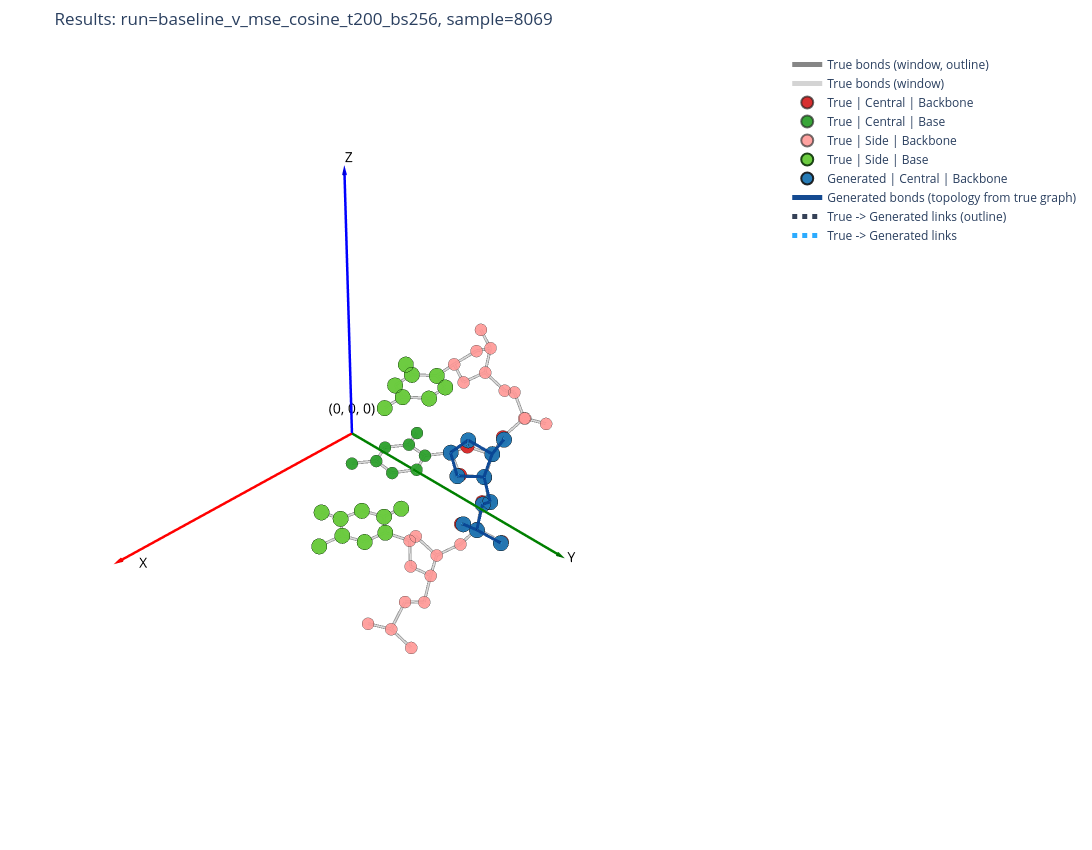

The code cell stored with this chart in its notebook:
### Markdown cell above
### Results

### Code cell
import random

# Best model: full-dataset training, v+mse+cosine, T=200.
# Set to None to auto-pick the latest run directory instead.
BEST_RUN_DIR = osp.join(
    '..', 'logs',
    'tb_full_dataset', '2026.04.03_23.58.00_retry',
    'baseline_v_mse_cosine_t200_bs256',
)
latest_run_filename = 'baseline_v_mse_cosine_t200_bs256'

# Toggle: True = full 200-step reverse diffusion (real generation quality);
#         False = single-pass x0 estimate (fast preview, ~1s vs ~30s on CPU).
USE_FULL_DIFFUSION = True

run_dir = BEST_RUN_DIR if BEST_RUN_DIR else osp.join('..', 'logs', sorted(os.listdir(osp.join('..', 'logs')))[-1])
ckpt_path = osp.join(run_dir, 'checkpoints', 'last.ckpt')
test_dataset_path = osp.join(run_dir, 'test_dataset.pt')

try:
    test_dataset = torch.load(test_dataset_path, weights_only=False)
except FileNotFoundError:
    raise FileNotFoundError(f'Файл `{test_dataset_path}` не найден. Убедитесь, что тренировка успешно завершена.')

try:
    model = PytorchLightningModule.load_from_checkpoint(ckpt_path, map_location='cpu')
except FileNotFoundError:
    raise FileNotFoundError(f'Файл `{ckpt_path}` не найден. Убедитесь, что вы запустили train.py.')

model = model.eval()

# Take a random sample from the test split used by this run.
sample_idx = random.randint(0, len(test_dataset) - 1)
data = test_dataset[sample_idx].clone()

# Build masks once to express all visualization classes.
pos_full = data.pos.cpu().numpy()
central_mask = data.central_mask.cpu().numpy().astype(bool)
backbone_mask = data.backbone_mask.cpu().numpy().astype(bool)
side_mask = ~central_mask
base_mask = ~backbone_mask
target_mask = central_mask & backbone_mask

edge_index = data.edge_index.cpu().numpy() if data.edge_index is not None else None
true_backbone = pos_full[target_mask]

# Full T-step reverse diffusion or fast one-pass preview.
if USE_FULL_DIFFUSION:
    _, pred_backbone_t = model.p_sample_loop(data)
    pred_backbone_raw = pred_backbone_t.cpu().numpy()
else:
    target_mask_t = data.central_mask & data.backbone_mask
    node_t_fixed = model._expand_node_t(data, torch.tensor([model.hparams.num_timesteps // 2]))
    with torch.no_grad():
        model_out = model._predict_noise(data, target_mask_t, data.pos[target_mask_t], node_t_fixed)
        pred_pos_start, _ = model._decode_model_output(data.pos[target_mask_t], model_out, node_t_fixed[target_mask_t])
    pred_backbone_raw = pred_pos_start.cpu().numpy()

# Apply translation-only alignment for visualization to remove possible global drift.
# The model predicts coordinates, while this correction only matches global centroid.
centroid_shift = true_backbone.mean(axis=0) - pred_backbone_raw.mean(axis=0)
pred_backbone = pred_backbone_raw + centroid_shift

# In this dataset, positions are already in the true central nucleotide frame:
# pos_local = (pos_global - origin_true) @ ref_frame_true.
origin_true = data.origin.squeeze(0).cpu().numpy() if hasattr(data, 'origin') else None
ref_frame_true = data.ref_frame.squeeze(0).cpu().numpy() if hasattr(data, 'ref_frame') else None

fig = go.Figure()

# Draw full true-window bonds with a two-layer style to improve visibility.
if edge_index is not None:
    lines_x, lines_y, lines_z = [], [], []
    for i in range(edge_index.shape[1]):
        src_idx, dst_idx = int(edge_index[0, i]), int(edge_index[1, i])
        if src_idx < dst_idx:
            p1 = pos_full[src_idx]
            p2 = pos_full[dst_idx]
            lines_x.extend([p1[0], p2[0], None])
            lines_y.extend([p1[1], p2[1], None])
            lines_z.extend([p1[2], p2[2], None])
    fig.add_trace(go.Scatter3d(
        x=lines_x,
        y=lines_y,
        z=lines_z,
        mode='lines',
        line=dict(color='rgba(35, 35, 35, 0.55)', width=6),
        name='True bonds (window, outline)'
    ))
    fig.add_trace(go.Scatter3d(
        x=lines_x,
        y=lines_y,
        z=lines_z,
        mode='lines',
        line=dict(color='rgba(210, 210, 210, 0.95)', width=3),
        name='True bonds (window)'
    ))

# Encode three classifications directly in legend and marker style:
# 1) backbone/base via color
# 2) central/side via size and edge thickness
# 3) true/generated via base color palette and outline style
true_classes = [
    ('True | Central | Backbone', central_mask & backbone_mask, '#d62728', 8, 0.96, 1.2),
    ('True | Central | Base', central_mask & base_mask, '#2ca02c', 7, 0.94, 1.0),
    ('True | Side | Backbone', side_mask & backbone_mask, '#ff9896', 7, 0.9, 1.0),
]

for name, mask, color, size, opacity, edge_width in true_classes:
    if np.any(mask):
        pts = pos_full[mask]
        fig.add_trace(go.Scatter3d(
            x=pts[:, 0],
            y=pts[:, 1],
            z=pts[:, 2],
            mode='markers',
            marker=dict(
                size=size,
                color=color,
                opacity=opacity,
                symbol='circle',
                line=dict(width=edge_width, color='rgba(20, 20, 20, 0.65)')
            ),
            name=name
        ))

# Draw side-base atoms separately at the top layer so they are not visually lost.
side_base_mask = side_mask & base_mask
if np.any(side_base_mask):
    side_base_pts = pos_full[side_base_mask]
    fig.add_trace(go.Scatter3d(
        x=side_base_pts[:, 0],
        y=side_base_pts[:, 1],
        z=side_base_pts[:, 2],
        mode='markers',
        marker=dict(
            size=9,
            color='#6acb3d',
            opacity=0.98,
            symbol='circle',
            line=dict(width=1.4, color='rgba(15, 55, 10, 0.95)')
        ),
        name='True | Side | Base'
    ))

fig.add_trace(go.Scatter3d(
    x=pred_backbone[:, 0],
    y=pred_backbone[:, 1],
    z=pred_backbone[:, 2],
    mode='markers',
    marker=dict(
        size=9,
        color='#1f77b4',
        opacity=0.97,
        symbol='circle',
        line=dict(width=2.4, color='rgba(10, 10, 10, 0.9)')
    ),
    name='Generated | Central | Backbone'
))

# Build generated bonds by reusing central-backbone topology from the true graph.
if edge_index is not None:
    target_indices = np.where(target_mask)[0]
    target_global_to_local = {g: i for i, g in enumerate(target_indices)}
    gen_bonds_x, gen_bonds_y, gen_bonds_z = [], [], []
    for i in range(edge_index.shape[1]):
        src_idx, dst_idx = int(edge_index[0, i]), int(edge_index[1, i])
        if src_idx in target_global_to_local and dst_idx in target_global_to_local and src_idx < dst_idx:
            p1 = pred_backbone[target_global_to_local[src_idx]]
            p2 = pred_backbone[target_global_to_local[dst_idx]]
            gen_bonds_x.extend([p1[0], p2[0], None])
            gen_bonds_y.extend([p1[1], p2[1], None])
            gen_bonds_z.extend([p1[2], p2[2], None])
    if len(gen_bonds_x) > 0:
        fig.add_trace(go.Scatter3d(
            x=gen_bonds_x,
            y=gen_bonds_y,
            z=gen_bonds_z,
            mode='lines',
            line=dict(color='rgba(8, 65, 140, 0.95)', width=6),
            name='Generated bonds (topology from true graph)'
        ))

# Add pairwise GT->generated correspondence lines (same atom order as target_mask indexing).
if true_backbone.shape[0] == pred_backbone.shape[0]:
    corr_x, corr_y, corr_z = [], [], []
    for i in range(true_backbone.shape[0]):
        p_true = true_backbone[i]
        p_pred = pred_backbone[i]
        corr_x.extend([p_true[0], p_pred[0], None])
        corr_y.extend([p_true[1], p_pred[1], None])
        corr_z.extend([p_true[2], p_pred[2], None])
    fig.add_trace(go.Scatter3d(
        x=corr_x,
        y=corr_y,
        z=corr_z,
        mode='lines',
        line=dict(color='rgba(10, 25, 50, 0.82)', width=6, dash='dot'),
        name='True -> Generated links (outline)'
    ))
    fig.add_trace(go.Scatter3d(
        x=corr_x,
        y=corr_y,
        z=corr_z,
        mode='lines',
        line=dict(color='rgba(40, 170, 255, 0.98)', width=3, dash='dot'),
        name='True -> Generated links'
    ))

# Scale the displayed frame to current sample extent while keeping the origin fixed.
all_points = np.vstack([pos_full, pred_backbone])
radius = float(np.max(np.linalg.norm(all_points, axis=1)))
axis_len = max(4.0, radius * 1.15)

fig.add_trace(go.Scatter3d(
    x=[0, axis_len], y=[0, 0], z=[0, 0], mode='lines',
    line=dict(color='red', width=5), showlegend=False, name='Frame X'
))
fig.add_trace(go.Scatter3d(
    x=[0, 0], y=[0, axis_len], z=[0, 0], mode='lines',
    line=dict(color='green', width=5), showlegend=False, name='Frame Y'
))
fig.add_trace(go.Scatter3d(
    x=[0, 0], y=[0, 0], z=[0, axis_len], mode='lines',
    line=dict(color='blue', width=5), showlegend=False, name='Frame Z'
))

fig.add_trace(go.Cone(
    x=[axis_len], y=[0], z=[0], u=[1], v=[0], w=[0],
    showscale=False, colorscale=[[0, 'red'], [1, 'red']],
    sizemode='absolute', sizeref=0.45, anchor='tail', name='Frame X arrow'
))
fig.add_trace(go.Cone(
    x=[0], y=[axis_len], z=[0], u=[0], v=[1], w=[0],
    showscale=False, colorscale=[[0, 'green'], [1, 'green']],
    sizemode='absolute', sizeref=0.45, anchor='tail', name='Frame Y arrow'
))
fig.add_trace(go.Cone(
    x=[0], y=[0], z=[axis_len], u=[0], v=[0], w=[1],
    showscale=False, colorscale=[[0, 'blue'], [1, 'blue']],
    sizemode='absolute', sizeref=0.45, anchor='tail', name='Frame Z arrow'
))

fig.add_trace(go.Scatter3d(
    x=[axis_len, 0.3, 0, 0],
    y=[0.3, axis_len, 0.3, 0],
    z=[0, 0, axis_len, 0.25],
    mode='text',
    text=['X', 'Y', 'Z', '(0, 0, 0)'],
    textposition=['middle right', 'middle right', 'top center', 'top center'],
    textfont=dict(size=14, color='black'),
    showlegend=False
))

fig.update_layout(
    title=f'Results: run={latest_run_filename}, sample={sample_idx}',
    scene=dict(
        xaxis=dict(visible=False),
        yaxis=dict(visible=False),
        zaxis=dict(visible=False),
        aspectmode='data'
    ),
    width=1500,
    height=850,
    margin=dict(r=10, l=10, b=10, t=50),
    legend=dict(itemsizing='constant')
)

fig.show()

### Figure 1 — Plotly figure (JSON) as saved in the notebook; plotly's stock layout.template omitted (floating-point values rounded to 4 significant figures; data arrays with more than 128 entries replaced by an {"elided": "..."} marker saying what was removed)
{"data": [{"line": {"color": "rgba(35, 35, 35, 0.55)", "width": 6}, "mode": "lines", "name": "True bonds (window, outline)", "type": "scatter3d", "x": {"elided": "189 float values"}, "y": {"elided": "189 float values"}, "z": {"elided": "189 float values"}}, {"line": {"color": "rgba(210, 210, 210, 0.95)", "width": 3}, "mode": "lines", "name": "True bonds (window)", "type": "scatter3d", "x": {"elided": "189 float values"}, "y": {"elided": "189 float values"}, "z": {"elided": "189 float values"}}, {"marker": {"color": "#d62728", "line": {"color": "rgba(20, 20, 20, 0.65)", "width": 1.2}, "opacity": 0.96, "size": 8, "symbol": "circle"}, "mode": "markers", "name": "True | Central | Backbone", "type": "scatter3d", "x": [-0.18, -0.6522, 0.9651, -1.416, -2.491, -3.326, -2.671, -3.561, -4.882, -2.53, -2.556], "y": [9.506, 10.85, 9.364, 8.716, 8.324, 7.248, 5.959, 7.444, 7.051, 6.506, 5.356], "z": [-1.578, -1.975, -0.6549, -0.9551, -1.792, -1.13, -1.265, 0.3639, 0.6814, 0.9924, 0.004097]}, {"marker": {"color": "#2ca02c", "line": {"color": "rgba(20, 20, 20, 0.65)", "width": 1}, "opacity": 0.94, "size": 7, "symbol": "circle"}, "mode": "markers", "name": "True | Central | Base", "type": "scatter3d", "x": [-1.331, -1.465, -2.598, -0.3504, 0.8511, 1.923, 1.009, -0.09896], "y": [4.503, 3.113, 2.626, 2.344, 2.918, 2.122, 4.334, 5.081], "z": [0.009894, 0.002167, 0.002388, -0.005934, -0.008473, -0.01696, -0.002176, 0.005016]}, {"marker": {"color": "#ff9896", "line": {"color": "rgba(20, 20, 20, 0.65)", "width": 1}, "opacity": 0.9, "size": 7, "symbol": "circle"}, "mode": "markers", "name": "True | Side | Backbone", "type": "scatter3d", "x": [5.351, 5.317, 6.456, 3.962, 2.753, 1.579, 1.683, 1.435, 0.1374, 1.638, 1.18, -5.693, -6.865, -4.731, -6.207, -6.781, -6.473, -5.083, -6.656, -7.174, -5.223, -4.539], "y": [8.772, 10.21, 8.226, 8.375, 8.62, 7.934, 6.499, 8.189, 8.691, 6.801, 5.897, 7.776, 8.439, 8.555, 6.559, 5.419, 4.16, 3.782, 4.276, 3.057, 4.475, 3.498], "z": [-5.339, -5.665, -4.52, -4.658, -5.356, -4.688, -4.846, -3.183, -2.924, -2.558, -3.686, 1.861, 1.251, 2.67, 2.755, 2.128, 2.913, 2.72, 4.43, 4.923, 4.908, 3.982]}, {"marker": {"color": "#6acb3d", "line": {"color": "rgba(15, 55, 10, 0.95)", "width": 1.4}, "opacity": 0.98, "size": 9, "symbol": "circle"}, "mode": "markers", "name": "True | Side | Base", "type": "scatter3d", "x": [1.698, 0.8046, -0.401, 1.372, 2.72, 3.136, 3.602, 3.055, 5.085, -3.058, -2.312, -2.913, -0.9644, -0.3684, 0.9655, -1.113, -2.445], "y": [4.504, 3.461, 3.615, 2.223, 1.928, 0.7783, 3.066, 4.287, 2.868, 3.599, 2.429, 1.353, 2.506, 3.693, 3.722, 4.904, 4.811], "z": [-3.609, -3.592, -3.627, -3.529, -3.484, -3.428, -3.508, -3.569, -3.465, 3.93, 3.832, 3.787, 3.788, 3.84, 3.793, 3.944, 3.99]}, {"marker": {"color": "#1f77b4", "line": {"color": "rgba(10, 10, 10, 0.9)", "width": 2.4}, "opacity": 0.97, "size": 9, "symbol": "circle"}, "mode": "markers", "name": "Generated | Central | Backbone", "type": "scatter3d", "x": [-0.1519, -0.6777, 0.925, -1.424, -2.589, -3.215, -2.348, -3.519, -4.862, -2.859, -2.58], "y": [9.519, 10.76, 9.478, 8.753, 8.328, 7.263, 6.052, 7.473, 7.15, 6.264, 5.279], "z": [-1.635, -2.105, -0.627, -1.086, -1.82, -1.023, -1.12, 0.455, 0.5835, 1.11, -0.0416]}, {"line": {"color": "rgba(8, 65, 140, 0.95)", "width": 6}, "mode": "lines", "name": "Generated bonds (topology from true graph)", "type": "scatter3d", "x": [-0.1519, -0.6777, null, -0.1519, 0.925, null, -0.1519, -1.424, null, -1.424, -2.589, null, -2.589, -3.215, null, -3.215, -2.348, null, -3.215, -3.519, null, -2.348, -2.58, null, -3.519, -4.862, null, -3.519, -2.859, null, -2.859, -2.58, null], "y": [9.519, 10.76, null, 9.519, 9.478, null, 9.519, 8.753, null, 8.753, 8.328, null, 8.328, 7.263, null, 7.263, 6.052, null, 7.263, 7.473, null, 6.052, 5.279, null, 7.473, 7.15, null, 7.473, 6.264, null, 6.264, 5.279, null], "z": [-1.635, -2.105, null, -1.635, -0.627, null, -1.635, -1.086, null, -1.086, -1.82, null, -1.82, -1.023, null, -1.023, -1.12, null, -1.023, 0.455, null, -1.12, -0.0416, null, 0.455, 0.5835, null, 0.455, 1.11, null, 1.11, -0.0416, null]}, {"line": {"color": "rgba(10, 25, 50, 0.82)", "dash": "dot", "width": 6}, "mode": "lines", "name": "True -> Generated links (outline)", "type": "scatter3d", "x": [-0.18, -0.1519, null, -0.6522, -0.6777, null, 0.9651, 0.925, null, -1.416, -1.424, null, -2.491, -2.589, null, -3.326, -3.215, null, -2.671, -2.348, null, -3.561, -3.519, null, -4.882, -4.862, null, -2.53, -2.859, null, -2.556, -2.58, null], "y": [9.506, 9.519, null, 10.85, 10.76, null, 9.364, 9.478, null, 8.716, 8.753, null, 8.324, 8.328, null, 7.248, 7.263, null, 5.959, 6.052, null, 7.444, 7.473, null, 7.051, 7.15, null, 6.506, 6.264, null, 5.356, 5.279, null], "z": [-1.578, -1.635, null, -1.975, -2.105, null, -0.6549, -0.627, null, -0.9551, -1.086, null, -1.792, -1.82, null, -1.13, -1.023, null, -1.265, -1.12, null, 0.3639, 0.455, null, 0.6814, 0.5835, null, 0.9924, 1.11, null, 0.004097, -0.0416, null]}, {"line": {"color": "rgba(40, 170, 255, 0.98)", "dash": "dot", "width": 3}, "mode": "lines", "name": "True -> Generated links", "type": "scatter3d", "x": [-0.18, -0.1519, null, -0.6522, -0.6777, null, 0.9651, 0.925, null, -1.416, -1.424, null, -2.491, -2.589, null, -3.326, -3.215, null, -2.671, -2.348, null, -3.561, -3.519, null, -4.882, -4.862, null, -2.53, -2.859, null, -2.556, -2.58, null], "y": [9.506, 9.519, null, 10.85, 10.76, null, 9.364, 9.478, null, 8.716, 8.753, null, 8.324, 8.328, null, 7.248, 7.263, null, 5.959, 6.052, null, 7.444, 7.473, null, 7.051, 7.15, null, 6.506, 6.264, null, 5.356, 5.279, null], "z": [-1.578, -1.635, null, -1.975, -2.105, null, -0.6549, -0.627, null, -0.9551, -1.086, null, -1.792, -1.82, null, -1.13, -1.023, null, -1.265, -1.12, null, 0.3639, 0.455, null, 0.6814, 0.5835, null, 0.9924, 1.11, null, 0.004097, -0.0416, null]}, {"line": {"color": "red", "width": 5}, "mode": "lines", "name": "Frame X", "showlegend": false, "type": "scatter3d", "x": [0, 14.76], "y": [0, 0], "z": [0, 0]}, {"line": {"color": "green", "width": 5}, "mode": "lines", "name": "Frame Y", "showlegend": false, "type": "scatter3d", "x": [0, 0], "y": [0, 14.76], "z": [0, 0]}, {"line": {"color": "blue", "width": 5}, "mode": "lines", "name": "Frame Z", "showlegend": false, "type": "scatter3d", "x": [0, 0], "y": [0, 0], "z": [0, 14.76]}, {"anchor": "tail", "colorscale": [[0, "red"], [1, "red"]], "name": "Frame X arrow", "showscale": false, "sizemode": "absolute", "sizeref": 0.45, "type": "cone", "u": [1], "v": [0], "w": [0], "x": [14.76], "y": [0], "z": [0]}, {"anchor": "tail", "colorscale": [[0, "green"], [1, "green"]], "name": "Frame Y arrow", "showscale": false, "sizemode": "absolute", "sizeref": 0.45, "type": "cone", "u": [0], "v": [1], "w": [0], "x": [0], "y": [14.76], "z": [0]}, {"anchor": "tail", "colorscale": [[0, "blue"], [1, "blue"]], "name": "Frame Z arrow", "showscale": false, "sizemode": "absolute", "sizeref": 0.45, "type": "cone", "u": [0], "v": [0], "w": [1], "x": [0], "y": [0], "z": [14.76]}, {"mode": "text", "showlegend": false, "text": ["X", "Y", "Z", "(0, 0, 0)"], "textfont": {"color": "black", "size": 14}, "textposition": ["middle right", "middle right", "top center", "top center"], "type": "scatter3d", "x": [14.76, 0.3, 0, 0], "y": [0.3, 14.76, 0.3, 0], "z": [0, 0, 14.76, 0.25]}], "layout": {"height": 850, "legend": {"itemsizing": "constant"}, "margin": {"b": 10, "l": 10, "r": 10, "t": 50}, "scene": {"aspectmode": "data", "xaxis": {"visible": false}, "yaxis": {"visible": false}, "zaxis": {"visible": false}}, "title": {"text": "Results: run=baseline_v_mse_cosine_t200_bs256, sample=8069"}, "width": 1500}}
